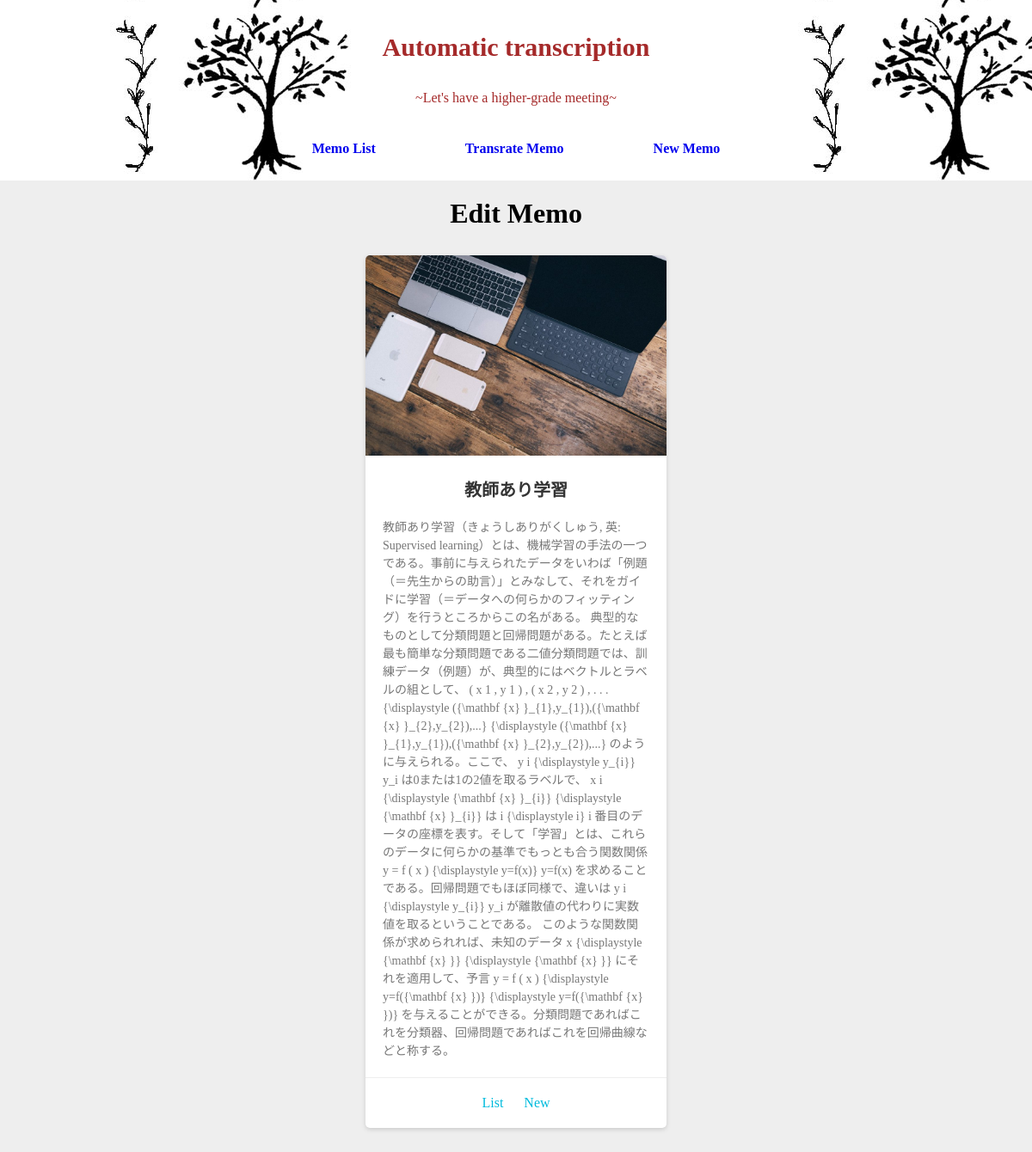
Page /memo/1/ on the committed database.
### boardapp/models.py (models this page shows, shortened)
class Post(models.Model):
    title = models.CharField(verbose_name='タイトル', max_length=10)
    text = models.CharField(verbose_name='テキスト', max_length=100)
    mytext = models.CharField(verbose_name='マイテキスト', max_length=100)
    created_at = models.DateTimeField(verbose_name='登録日時', auto_now_add=True)
    updated_at = models.DateTimeField(verbose_name='更新日時', auto_now=True)

### boardapp/views.py (the view)
# urls.py: path("memo/<int:pk>/",views.view_article,name="view_article"),
def view_article(request,pk):
    template_name = "memo/view_article.html"
    try:
        memo = Post.objects.get(pk=pk)
    except Post.DoesNotExist:
        raise Http404
    context = {"memo":memo}
    return render(request,template_name,context)

### boardapp/templates/memo/view_article.html (shortened to what this page needs)
{% extends 'base/base.html' %}
{% load static %}
{% block jumbotron %}
<h1 class="h3">Edit Memo</h1>
{% endblock %}
{% block body %}
<section class="card">
    <img class="card-img" src="{% static  'pc1.jpg'%}" alt="">
    <div class="card-content">
      <h1 class="card-title" >{{memo.title}}</h1>
      <p class="card-text">{{memo.text}}</p>
    </div>
    <div class="card-link">
        <a class="nav-list-item" href="{% url 'list' %}">List</a>
        <a class="nav-list-item"href="{% url 'new' %}">New</a>
    </div>
  </section>
</div>
{% endblock %}

### boardapp/static/style1.css (style rules this page uses)
* { margin:0; padding:0; }
.nav-list-item { list-style: none; display: inline-block; text-decoration: none; margin: 0 50px; }
body { background: #eee; }
.card { margin: 30px auto; width: 350px; background: #fff; border-radius: 5px; box-shadow: 0 2px 5px #ccc; }
.card-img { border-radius: 5px 5px 0 0; max-width: 100%; height: auto; }
.card-content { padding: 20px; }
.card-title { font-size: 20px; margin-bottom: 20px; text-align: center; color: #333; }
.card-text { color: #777; font-size: 14px; line-height: 1.5; text-overflow: ellipsis; -webkit-text-overflow: ellipsis; -o-text-overflow: ellipsis; }
.card-link { text-align: center; border-top: 1px solid #eee; padding: 20px; }
.card-link a { text-decoration: none; color: #0bd; margin: 0 10px; }
.h3 { text-align: center; margin: 20px; }

### rows in the picture
Post: title "教師あり学習", text "教師あり学習（きょうしありがくしゅう, 英: Supervised learning）とは、機械学習の手法の一つである。事前に与えられたデータをいわば「例題（＝先生からの助言）」とみなして、それをガイドに学習（＝データへの何らかのフィッティング）を行うところからこの名がある。 典型的なものとして分類問題と回帰問題がある。たとえば最も簡単な分類問題である二値分類問題では、訓練データ（例題）が、典型的にはベクトルとラベルの組として、 ( x 1 , y 1 ) , ( x 2 , y 2 ) , . . . {\\displaystyle ({\\mathbf {x} }_{1},y_{1}),({\\mathbf {x} }_{2},y_{2}),...} {\\displaystyle ({\\mathbf {x} }_{1},y_{1}),({\\mathbf {x} }_{2},y_{2}),...} のように与えられる。ここで、 y i {\\displaystyle y_{i}} y_i は0または1の2値を取るラベルで、 x i {\\displaystyle {\\mathbf {x} }_{i}} {\\displaystyle {\\mathbf {x} }_{i}} は i {\\displaystyle i} i 番目のデータの座標を表す。そして「学習」とは、これらのデータに何らかの基準でもっとも合う関数関係 y = f ( x ) {\\displaystyle y=f(x)} y=f(x) を求めることである。回帰問題でもほぼ同様で、違いは y i {\\displaystyle…"
